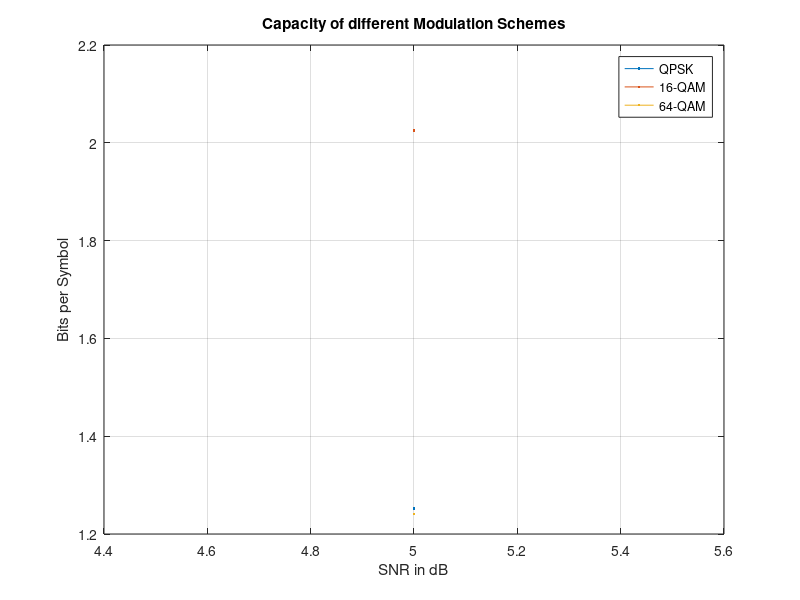

The MATLAB script that drew this image:
%% Capacity calculation
% This script is intended to calculate to capacity of Gaussian Noise, QPSK
% and after user input any M-PSK that is desired. Everything is plotted for
% comparison.
%
% Input arguments:
% - number of samples N
% - SNR range in dB
% - Number of Points for MPSK
% - Arbitrary points for constellation 
%
% author : Kevin Li
% date : 06.09.2017

%%%%%%%%%%%%%%%%%%%%%%%%%%%%%%%%%%%%%%%%%%%%% 
%log changes

% 08.09.2017 
% -added nonstandard constellation points
% - note: constellation points must be normalized (affects amplitude ->
% snr). With points higher 1 we increase the SNR in calculation. 

%%%%%%%%%%%%%%%%%%%%%%%%%%%%%%%%%%%%%%%%%%%%%

%% Cleanup and Initilization
clear all;

%% Inputs

prompt1 = 'Number Of Samples:  ';
N = input(prompt1);
prompt2 = 'SNR_minimum:  ';
snr_min = input(prompt2);
prompt3 = 'SNR_maximum:  ';
snr_max = input(prompt3);

%% QPSK Capacity


h_Noise = log2(pi*exp(1));                                                              
snr = snr_min:1:snr_max;
snr_power = 10.^(snr/10);
cap_QPSK = [];


for power = 1:length(snr)
Amplitude_symbols = sqrt(snr_power(power));                                % Scaling of Amlitude through SNR  
bits = round(4*rand(N,1));                                                 % random bits created for phaseshift (between 0-4 int)
QPSK_symbols = Amplitude_symbols * exp(1i*(2*pi/4)*bits);                  % points shift by 90° to create QPSK
Noise = (1/sqrt(2))*(randn(N,1)+1i*randn(N,1));                            % add complex noise
Y   = QPSK_symbols + Noise;                                                  % Y = X + N
Y_t = transpose(Y);
X = Amplitude_symbols * exp(1i*(2*pi/4)*(1:4));                            % create (0,1),(0,-1),(-1,0),(1,0)
X_t = transpose(X);

%abs(y-xi)^2
x = repmat(X_t,1,N);                                                       % duplicate X symbols into a 4xN matrix
y = repmat(Y_t,4,1);                                                       % duplicate received symbols into a 4xN matrix
s = -(abs(y - x)).^2;                                                      % calculate difference for probability calculation

%h_signal
prob_Y = (1/(4*pi))*sum(exp(s),1);                                         % probability calculation
h_Y = (sum(-log2(prob_Y)))/N;                                              % entropy of received signal
cap_QPSK(power) = (h_Y - h_Noise);                                         % capacity
end
plot (snr,cap_QPSK);
hold on;

%% Non standard PSK distribution
% 

% input x = [x1, x2, x3,..., xN]

x_points = [1+j 1-j -1+j -1-j 3+j 3-j 3+3j 3-3j 1+3j 1-3j -1+3j -1-3j -3+3j -3-3j -3-1j -3+1j];
n = length(x_points);
h_N = log2(pi*exp(1));
scale = sum(abs(x_points).^2)/length(x_points);
x_points = x_points./sqrt(scale);

for l = 1:length(snr_power)
    level = round((n-1)*rand(1,N)+1);
    level_matrix= zeros(N,n);
for k = 1:N
    level_matrix(k,level(k)) = 1;
end

x_points_t = transpose(x_points);
Amplitude = sqrt(snr_power(l));
x_out= Amplitude*level_matrix*x_points_t;

Noise = (1/sqrt(2))*(randn(N,1)+1i*randn(N,1));

Y = x_out + Noise;
Y_t = transpose(Y);
X = Amplitude * x_points_t;

y = repmat(Y_t,n,1);
x = repmat(X,1,N);

s = -((abs(y - x)).^2);
    
prob_Y = (1/(pi*n))*(sum(exp(s),1));
    
h_Y = sum(-log2(prob_Y))/N;

cap_PSK(l) = h_Y - h_N;
end

plot(snr,cap_PSK);
desc = strcat('16-QAM');

%% Non standard PSK distribution
% 

% input x = [x1, x2, x3,..., xN]

x_points = [-7-7j -7-5j -7-3j -7-1j -7+1j -7+3j -7+5j -7+7j -5-7j -5-5j -5-3j -5-1j -5+1j -5+3j -5+5j -5+7j -3-7j -3-5j -3-3j -3-1j -3+1j -3+3j -3+5j -3+7j -1-7j -1-5j -1-3j -1-1j -1+1j -1+3j -1+5j -1+7j 1-7j 1-5j 1-3j 1-1j 1+1j 1+3j 1+5j 1+7j 3-7j 3-5j 3-3j 3-1j 3+1j 3+3j 3+5j 3+7j 5-7j 5-5j 5-3j 5-1j 5+1j 5+3j 5+5j 5+7j 7-7j 7-5j 7-3j 7-1j 7+1j 7+3j 7+5j 7+7j];
n = length(x_points);
h_N = log2(pi*exp(1));
scale = sum(abs(x_points).^2)/length(x_points);
x_points = x_points./sqrt(scale);
for l = 1:length(snr_power)
    level = round((n-1)*rand(1,N)+1);
    level_matrix = zeros(N,n);
for k = 1:N
    level_matrix(k,level(k)) = 1;
end

x_points_t = transpose(x_points);
Amplitude = sqrt(snr_power(l));
x_out = Amplitude*level_matrix*x_points_t;

Noise = (1/sqrt(2))*(randn(N,1)+1i*randn(N,1));

Y = x_out + Noise;
Y_t = transpose(Y);
X = Amplitude * x_points_t;

y = repmat(Y_t,n,1);
x = repmat(X,1,N);

s = -((abs(y - x)).^2);
    
prob_Y = (1/(pi*n))*(sum(exp(s),1));
    
h_Y = sum(-log2(prob_Y))/N;

cap_PSK(l) = h_Y - h_N;
end

plot(snr,cap_PSK);
desc2 = strcat('64-QAM');
hold on;
legend('QPSK',desc, desc2);
title ('Capacity of different Modulation Schemes');
xlabel('SNR in dB');
ylabel('Bits per Symbol');
grid on;
